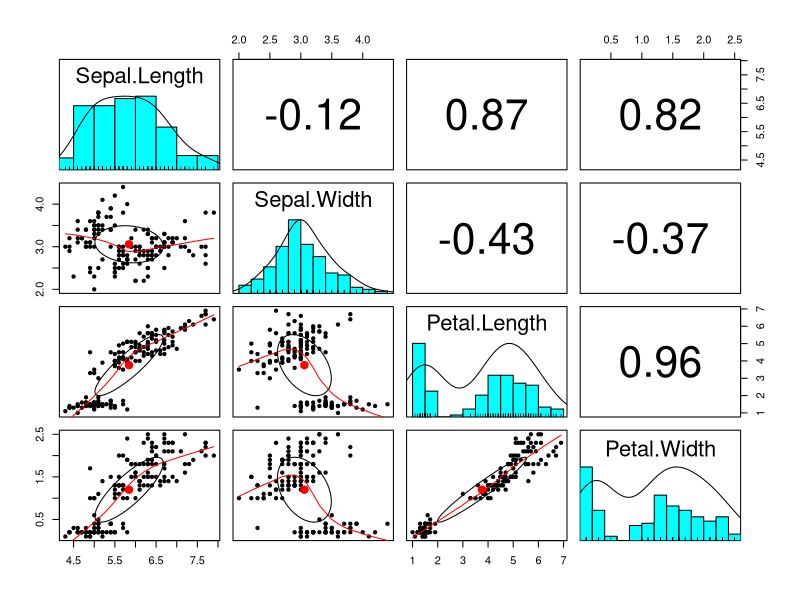
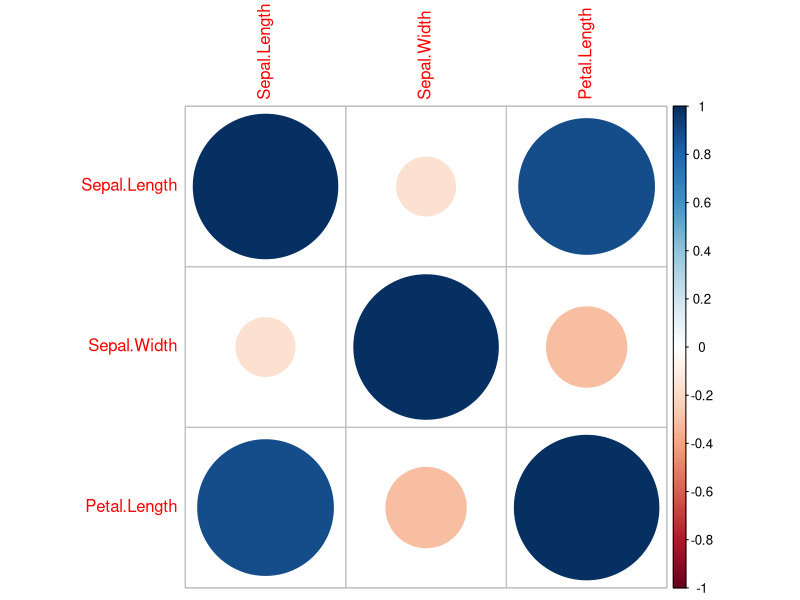
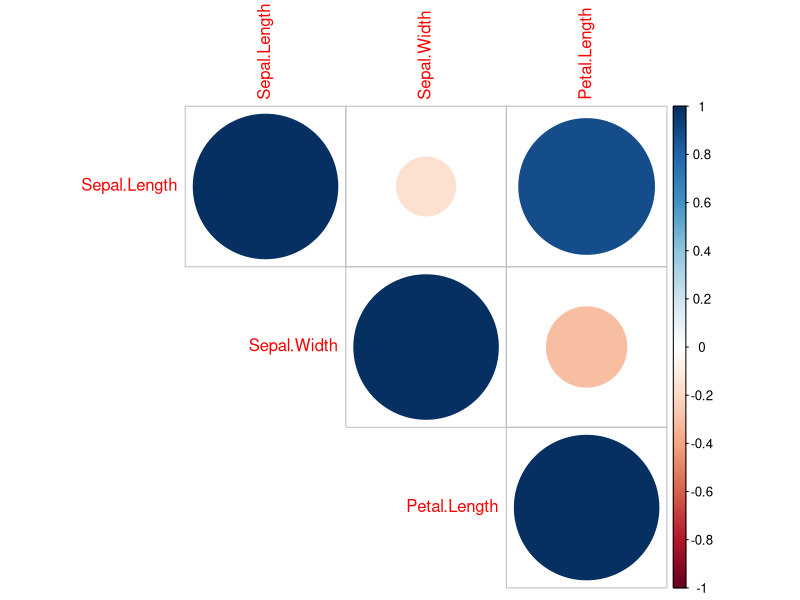
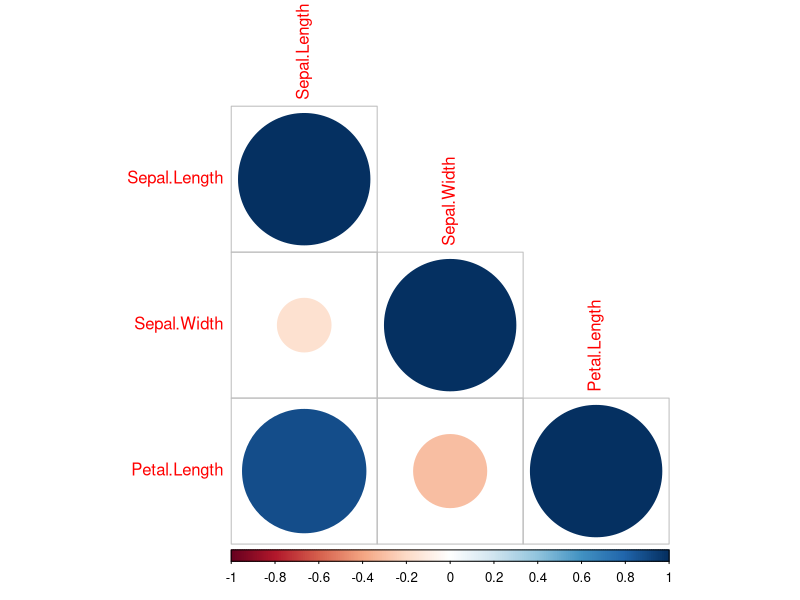
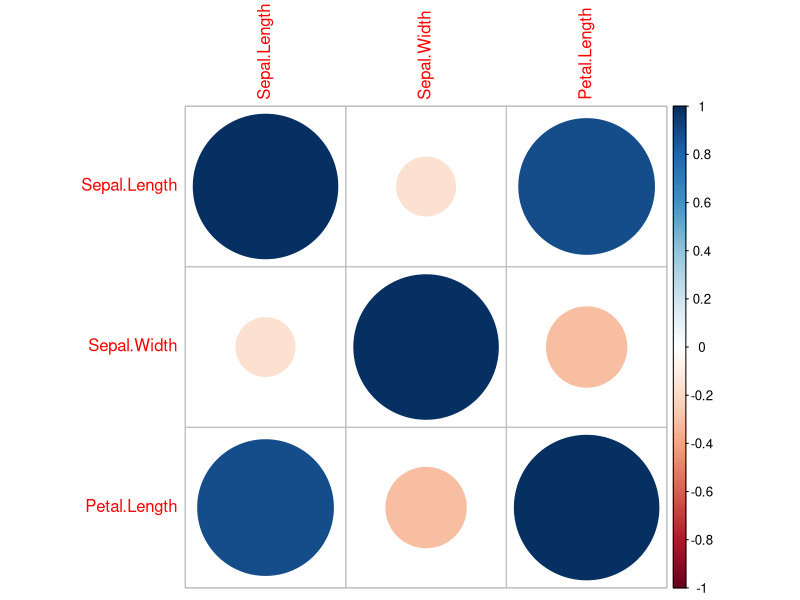

Recreate these plots in R, in order. (Note: this script raises an error after producing the figures.)
# install packages 

# intall.packages("psych")
# install.packages("corrplot")
# install.packages("RColorBrewer")

library(psych)
library(corrplot)
library(RColorBrewer)

data("iris")
x <- corr.test(iris[-5])
x

pairs.panels(iris[-5])


# Import your data set

library(readxl)
x <- read_excel("iris.xlsx")
View(x)


m <-cor(x[,0:3],method = "spearman")
m
corrplot(m)

corrplot(m,type = "upper")

corrplot(m,type = "lower")

corrplot(m,type="full")


corrplot(m,type = "upper",order="hslust")

corrplot(m,type="full",method="pie")

corrplot(m,type="full",method="ellipse")

corrplot(m,type="full",method="square")

corrplot(m,type="full",method="color")

corrplot(m,type="full",method="pie",col=brewer.pal(n=8,name="YlOrRd"))




# Mixed cor Plot

corrplot.mixed(m)

corrplot.mixed(m,lower.col = "black",number.cex=0.8) 


corrplot.mixed(m,lower= "pie",upper = "square",t1.co="red") 







